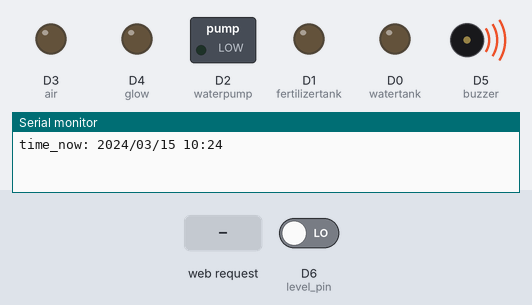
A sketch run on a simulated ESP8266 (NodeMCU). Shown: switched loads named in the sketch (green lamp = pin HIGH), output pins drawn as LEDs (lit = HIGH), buzzer (waves = sounding, pin HIGH), the last lines printed to the serial monitor. The inputs (shaded band) are chosen by the test bench; at power-on: D6 (level_pin) LOW. The local clock reads 2024-03-15 10:24:30 at power-on unless the sketch sets it.

Above: at 1.2 s.
1.3 s: HTTP request GET /irrigate received
At 2.1 s:
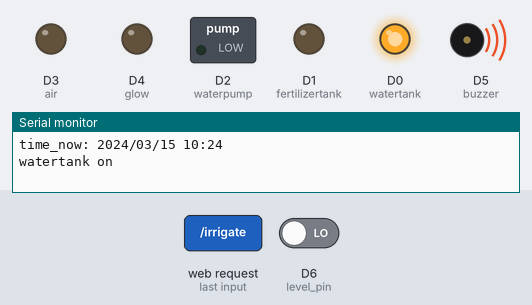
At 2.9 s:
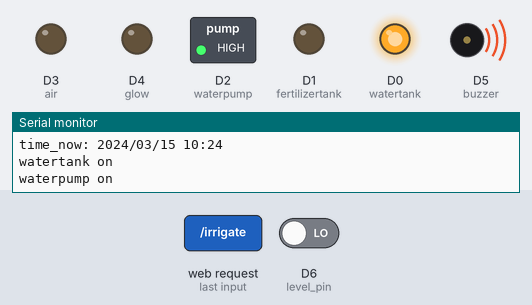
3.8 s: HTTP request GET /fogging received
At 5.2 s:
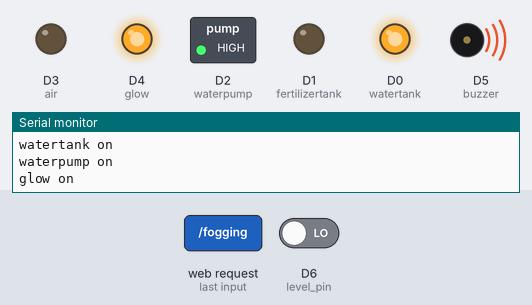
Timing chart, 0 to 15.3 s (numbered marks = the images above; inputs shaded):
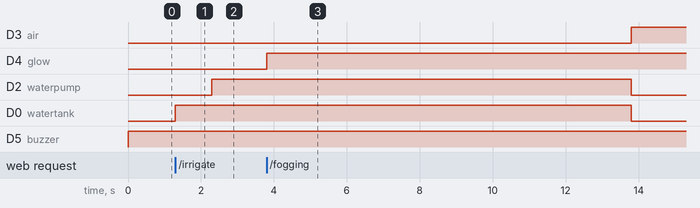

The sketch:

irrigation_-_withscheduling.ino
```cpp
#include <ESP8266WiFi.h>
#include <ESP8266WebServer.h>
#include <Wire.h>
#include <DS3231.h>

#define watertank D0
#define fertilizertank D1
#define waterpump D2
#define air D3
#define glow D4
#define buzzer D5
#define level_pin D6
int empty = 1;//kung naay sulod ang tank, 1 ang value. kung walay sulod, zero. pwede ichange if bali ang mugawas.
int irrigate_duration = 10000;
int fertilize_duration = 10000;
int fogging_duration = 20000;
const char* ssid = "ESP8266";
const char* password = "12345678";

unsigned long watertank_time = 0;
int watertank_state = 0;
unsigned long fertilizertank_time = 0;
int fertilizertank_state = 0;
unsigned long waterpump_time = 0;
int waterpump_state = 0;
unsigned long air_time = 0;
int air_state = 0;
unsigned long glow_time = 0;
int glow_state = 0;
unsigned long buzzer_time = 0;
unsigned long current_time = 0;
int water_level = 1;

ESP8266WebServer server(80);
RTClib myRTC;
DateTime now = myRTC.now();
String time_now;
void setup() {
  Wire.begin();
  WiFi.softAP(ssid, password);
  IPAddress IP = WiFi.softAPIP();
  pinMode(watertank, OUTPUT);
  pinMode(fertilizertank, OUTPUT);
  pinMode(waterpump, OUTPUT);
  pinMode(air, OUTPUT);
  pinMode(glow, OUTPUT);
  pinMode(buzzer, OUTPUT);
  pinMode(level_pin, INPUT);
  digitalWrite(watertank, LOW);
  digitalWrite(fertilizertank, LOW);
  digitalWrite(waterpump, LOW);
  digitalWrite(air, LOW);
  digitalWrite(glow, LOW);
  digitalWrite(buzzer, LOW);
  Serial.begin(115200);
  server.on("/", handleRoot);
  server.on("/irrigate", irrigate);
  server.on("/fogging", fogging);
  server.on("/fertilize", fertilize);
  server.begin();

  Serial.println();
  Serial.print("time_now: ");
  time_now = get_date();
  Serial.println(time_now);
}
unsigned long view_time = millis();
void loop() {
  server.handleClient();
  current_time = millis();
  if(current_time-view_time>60000){
    Serial.print("time_now: ");
    time_now = get_date();
    Serial.println(time_now);
    view_time = current_time;
  }
  if(watertank_time<current_time){
    digitalWrite(watertank,LOW);
    if(watertank_state == 1){
      Serial.println("watertank off");
      watertank_state = 0;
    }
  }
  if(fertilizertank_time<current_time){
    digitalWrite(fertilizertank,LOW);
    if(fertilizertank_state == 1){
      Serial.println("fertilizertank off");
      fertilizertank_state = 0;
    }
  }
  if(waterpump_time<current_time){
    digitalWrite(waterpump,LOW);
    if(waterpump_state == 1){
      Serial.println("waterpump off");
      waterpump_state = 0;
    }
  }
  if(air_time<current_time){
    digitalWrite(air,LOW);
    if(air_state == 1){
      Serial.println("air off");
      air_state = 0;
    }
  }
  if(glow_time<current_time){
    digitalWrite(glow,LOW);
    if(glow_state == 1){
      Serial.println("glow off");
      glow_state = 0;
    }
  }
  if(fertilizertank_time<current_time){
    digitalWrite(fertilizertank,LOW);
    if(fertilizertank_state == 1){
      Serial.println("fertilizertank off");
      fertilizertank_state = 0;
    }
  }
  if(digitalRead(level_pin)==empty){
    water_level = 0;
  }else{
    water_level = 1;
  }
  if(water_level==1){
    digitalWrite(buzzer,HIGH);
  }else{
    digitalWrite(buzzer,LOW);
  }
}

String get_date() {
  String date_str = "";
  now = myRTC.now();
  date_str += String(now.year(), DEC);
  date_str += '/';
  if (now.month() < 10) {
    date_str += '0';
  }
  date_str += String(now.month(), DEC);
  date_str += '/';
  if (now.day() < 10) {
    date_str += '0';
  }
  date_str += String(now.day(), DEC);
  date_str += ' ';
  if (now.hour() < 10) {
    date_str += '0';
  }
  date_str += String(now.hour(), DEC);
  date_str += ':';
  if (now.minute() < 10) {
    date_str += '0';
  }
  date_str += String(now.minute(), DEC);
  return date_str;
}

void homepage() {
  server.sendHeader("Location", "/");
  server.send(302, "text/plain", "");
}
void irrigate() {//watertank fertilizertank waterpump air glow buzzer
  unsigned long temp_time = millis();
  digitalWrite(watertank, HIGH);
  watertank_state=1;
  Serial.println("watertank on");
  delay(1000);
  digitalWrite(waterpump, HIGH);
  waterpump_state=1;
  Serial.println("waterpump on");
  watertank_time = temp_time+irrigate_duration;
  waterpump_time = temp_time+irrigate_duration;
  server.send(200, "text/plain", "irrigate");// homepage();
}

void fertilize() {//watertank fertilizertank waterpump air glow buzzer
  unsigned long temp_time = millis();
  digitalWrite(fertilizertank, HIGH);
  fertilizertank_state=1;
  Serial.println("fertilizertank on");
  delay(1000);
  digitalWrite(waterpump, HIGH);
  waterpump_state=1;
  Serial.println("waterpump on");
  fertilizertank_time = temp_time+fertilize_duration;
  waterpump_time = temp_time+fertilize_duration;
  server.send(200, "text/plain", "fertilize");// homepage();
}
void fogging() {//watertank fertilizertank waterpump air glow  buzzer
  unsigned long temp_time = millis();
  digitalWrite(glow, HIGH);
  glow_state=1;
  Serial.println("glow on");
  delay(10000);
  digitalWrite(air, HIGH);
  air_state=1;
  Serial.println("air on");
  glow_time = temp_time+fogging_duration;
  air_time = temp_time+fogging_duration;
  server.send(200, "text/plain", "fogging");//
}
void handleRoot() {
  String html = R"(<html><head>
  <meta name="viewport" content="width=device-width, initial-scale=1.0"><title>Smart Irrigation</title>)";
  html+=R"(</head><body><center>
  <h1>Smart Irrigation</h1>
  <h2>Water Tank</h2>
  <div class="container">
    <div class="row row-cols-1 row-cols-md-4 g-4">
      <div class="col">
        <div class="card">
          <div class="card-body">
            <h5 class="card-title">Irrigate</h5>
            <p class="card-text">)";

      html+=R"(<button class='btn btn-primary' onclick="disableButton(this)"+String(fogging_duration)+R"();ajax('irrigate');">Manual Start</button>)";
      html+=R"(<label for="irrigate_1" class="form-label">Schedule 1</label>
              <div class="input-group mb-3">
                <input type="time" class="form-control" id="irrigate_1" value="00:00" disabled>
                <button class="btn btn-outline-secondary" type="button" onclick="toggleInput(this);">Enable</button>
              </div>
              <label for="irrigate_2" class="form-label">Schedule 2</label>
              <div class="input-group mb-3">
                <input type="time" class="form-control" id="irrigate_2" value="00:00" disabled>
                <button class="btn btn-outline-secondary" type="button" onclick="toggleInput(this);">Enable</button>
              </div>
              <button class='btn btn-outline-primary' onclick="schedule_this('irrigate')\">Save</button>
            </p>
          </div>
        </div>
      </div>
      <div class="col">
        <div class="card">
          <div class="card-body">
            <h5 class="card-title">Fertilize</h5>
            <p class="card-text">)";

      html+=R"(<button class='btn btn-primary' onclick="disableButton(this, )"+String(fogging_duration)+R"();ajax('fertilize');">Manual Start</button>)";
      html+=R"(<label for="fertilize_1" class="form-label">Schedule 1</label>
              <div class="input-group mb-3">
                <input type="time" class="form-control" id="fertilize_1" value="00:00" disabled>
                <button class="btn btn-outline-secondary" type="button" onclick="toggleInput(this);">Enable</button>
              </div>
              <label for="fertilize_2" class="form-label">Schedule 2</label>
              <div class="input-group mb-3">
                <input type="time" class="form-control" id="fertilize_2" value="00:00" disabled>
                <button class="btn btn-outline-secondary" type="button" onclick="toggleInput(this);">Enable</button>
              </div>
              <button class='btn btn-outline-primary' onclick="schedule_this('fertilize')\">Save</button>
            </p>
          </div>
        </div>
      </div>
      <div class="col">
        <div class="card">
          <div class="card-body">
            <h5 class="card-title">Spray</h5>
            <p class="card-text">)";

      html+=R"(<button class='btn btn-primary' onclick="disableButton(this, )"+String(fogging_duration)+R"();ajax('spray');">Manual Start</button>)";
      html+=R"(<hr class="my-4">
              <label for="spray_1" class="form-label">Schedule 1</label>
              <div class="input-group mb-3">
                <input type="time" class="form-control" id="spray_1" value="00:00" disabled>
                <button class="btn btn-outline-secondary" type="button" onclick="toggleInput(this);">Enable</button>
              </div>
              <label for="spray_2" class="form-label">Schedule 2</label>
              <div class="input-group mb-3">
                <input type="time" class="form-control" id="spray_2" value="00:00" disabled>
                <button class="btn btn-outline-secondary" type="button" onclick="toggleInput(this);">Enable</button>
              </div>
              <button class='btn btn-outline-primary' onclick="schedule_this('spray')\">Save</button>
            </p>
          </div>
        </div>
      </div>
      <div class="col">
        <div class="card">
          <div class="card-body">
            <h5 class="card-title">Fogging</h5>
            <p class="card-text">)";

      html+=R"(<button class='btn btn-primary' onclick="disableButton(this, )"+String(fogging_duration)+R"();ajax('fogging');">Manual Start</button>)";
      html+=R"(<hr class="my-4">
              <label for="fogging_1" class="form-label">Schedule 1</label>
              <div class="input-group mb-3">
                <input type="time" class="form-control" id="fogging_1" value="00:00" disabled>
                <button class="btn btn-outline-secondary" type="button" onclick="toggleInput(this);">Enable</button>
              </div>
              <label for="fogging_2" class="form-label">Schedule 2</label>
              <div class="input-group mb-3">
                <input type="time" class="form-control" id="fogging_2" value="00:00" disabled>
                <button class="btn btn-outline-secondary" type="button" onclick="toggleInput(this);">Enable</button>
              </div>
              <button class='btn btn-outline-primary' onclick="schedule_this('fogging')\">Save</button>
            </p>
          </div>
        </div>
      </div>
    </div>
  </div>
  <script type="text/javascript">
    function schedule_this(text){
      const sched_1 = document.getElementById(text+"_1");
      const sched_2 = document.getElementById(text+"_2");
      // const inputValue = sched_1.value;
      const schedules = [];
      if(!sched_1.disabled){
        schedules[text]=sched_1.value;
      }
      if(!sched_2.disabled){
        schedules[text]=sched_2.value;
      }
      json_schedules = JSON.stringify(schedules);
      const xhr = new XMLHttpRequest();
      xhr.open("POST", "schedules");
      xhr.setRequestHeader("Content-type", "application/json");
      xhr.onload = function() {
        if (xhr.status === 200) {
          console.log("POST request successful!");
        }
      };
      xhr.send(json_schedules);
    }
      function toggleInput(button) {
        var input = button.previousElementSibling;
        if (input.disabled) {
          input.disabled = false;
          button.textContent = 'Disable';
        } else {
          input.disabled = true;
          button.textContent = 'Enable';
        }
      }
      function ajax(link){
        var xhttp = new XMLHttpRequest();
        xhttp.onreadystatechange = function() {
          if (this.readyState == 4 && this.status == 200) {
            console.log(this.responseText);
          }
        };
        xhttp.open("GET", link, true);
        xhttp.send();
      }
      function disableButton(button, duration) {
        var temp_btn = button.innerHTML;
        var count = duration/1000;
        button.disabled = true;
        button.classList.add("disabled");
        button.innerHTML = count;
        var timer = setInterval(function() {
          count--;
          button.innerHTML = count;
          if (count == 0) {
            button.disabled = false;
            button.classList.remove("disabled");
            button.innerHTML = temp_btn;
            clearInterval(timer);
          }
        }, 1000);
      }
    </script></center>
</body></html>)";
  server.send(200, "text/html", html);
}
```

Measured:
- after the input at 1.3 s, D2 (waterpump): LOW → HIGH after 1.0 s; D0 (watertank): LOW → HIGH at once
- after the input at 3.8 s, D3 (air): LOW → HIGH after 10.0 s; D4 (glow): LOW → HIGH at once; D2 (waterpump), D0 (watertank): HIGH → LOW after 10.0 s instead of 7.5 s
